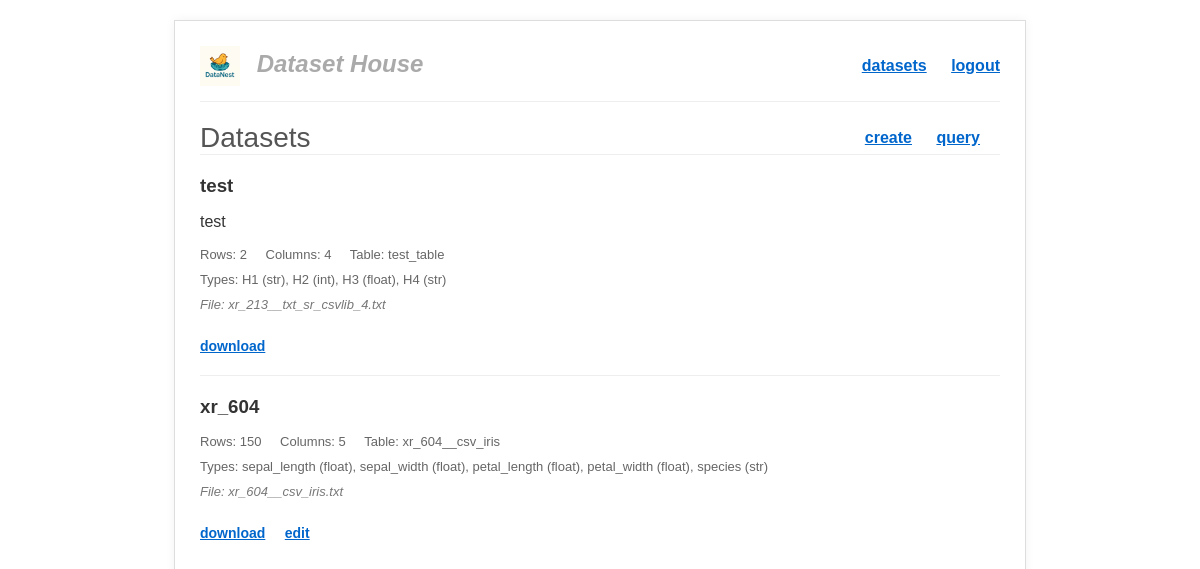
/ (signed in), run on an earlier commit of the app's database.
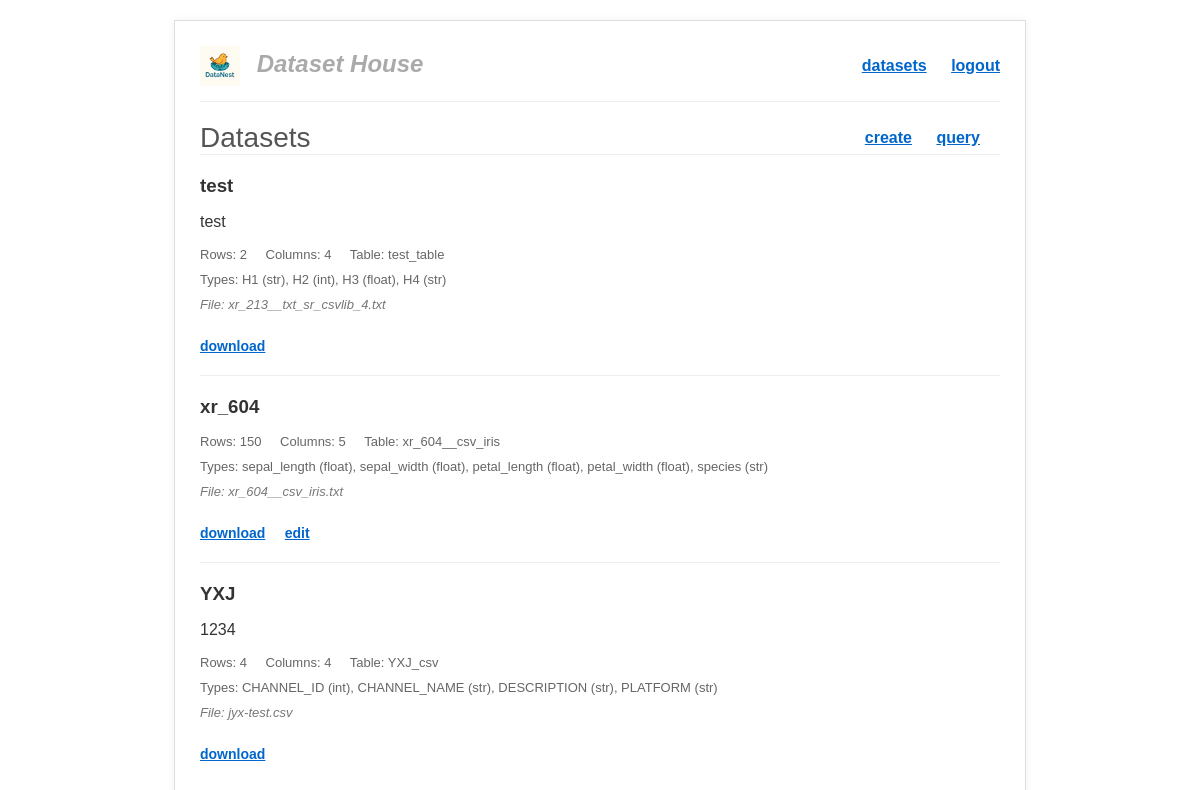
And on a later commit of the database.
### models.py (models this page shows)
class DatasetMetadata(db.Model):
    id = db.Column(db.Integer, primary_key=True)
    name = db.Column(db.String(150), nullable=False)
    description = db.Column(db.Text)
    file_path = db.Column(db.String(200))
    table_name = db.Column(db.String(100), unique=True, nullable=False)
    original_filename = db.Column(db.String(200))
    row_count = db.Column(db.Integer)
    column_count = db.Column(db.Integer)
    column_types = db.Column(db.Text)
    created_at = db.Column(db.DateTime, default=datetime.utcnow)
    user_id = db.Column(db.Integer, db.ForeignKey('user.id'), nullable=False)
    @property #可以让一个函数以属性的形式被访问，如DatasetMetadata.owner_id 不需要加()
    def owner_id(self):
        return self.user_id

### routes/dataset.py (the view)
@dataset_bp.route('/')
@login_required # 只有登录用户才能看
def dashboard():
    all_datasets = DatasetMetadata.query.all()
    return render_template('datasets.html', datasets=all_datasets)

### templates/datasets.html (shortened to what this page needs)
<!DOCTYPE html>
<html lang="en">
<head>
    <link rel="stylesheet" href="{{ url_for('static', filename='css/style.css') }}">
</head>
<body>
    <header>
        <div class="logo" title="Group 06">
            <img src="{{ url_for('static', filename='logo.png') }}" alt="Logo" style="height: 40px; vertical-align: middle; margin-right: 10px;">
            Dataset House
        </div>
        <nav>
            <a href="{{ url_for('dataset.dashboard') }}">datasets</a>
            <a href="{{ url_for('auth.logout') }}">logout</a>
        </nav>
    </header>
<div class="page-title-actions">
        <h2>Datasets</h2>
        <div class="actions">
            <a href="{{ url_for('dataset.create') }}">create</a>
            <a href="{{ url_for('query.sql_query') }}">query</a>
        </div>
    </div>
    <div class="dataset-list">
        {% for dataset in datasets %}
        <div class="dataset-item">
            <h3 class="dataset-title">{{ dataset.name }}</h3>
            <p>{{ dataset.description }}</p>
            <div class="dataset-meta">
                <span>Rows: {{ dataset.row_count }}</span>
                <span>Columns: {{ dataset.column_count }}</span>
                <span>Table: {{ dataset.table_name }}</span>
            </div>
            <div class="dataset-meta">
                <span>Types: {{ dataset.column_types }}</span>
            </div>
            <div class="dataset-subtext">
                File: {{ dataset.original_filename }}
            </div>
            <div class="actions item-actions">
                <a href="{{ url_for('dataset.download', dataset_id=dataset.id) }}">download</a>
                {% if session.get('_user_id')|int == dataset.owner_id %}
                    <a href="{{ url_for('dataset.edit', dataset_id=dataset.id) }}">edit</a>
                {% endif %}
            </div>
        </div>
        {% else %}
            <p>No datasets found. Create one!</p>
        {% endfor %}
    </div>
</body>
</html>

### static/css/style.css (style rules this page uses)
body { font-family: Arial, sans-serif; color: #333; max-width: 800px; margin: 20px auto; padding: 25px; border: 1px solid #ddd; box-shadow: 0 0 10px rgba(0,0,0,0.05); }
header { display: flex; justify-content: space-between; align-items: center; border-bottom: 1px solid #eee; padding-bottom: 15px; margin-bottom: 20px; }
.logo { font-size: 24px; font-weight: bold; color: #aaa; font-style: italic; text-decoration: none; }
nav a { margin-left: 20px; text-decoration: underline; color: #0066cc; font-weight: bold; font-size: 16px; }
h2 { font-weight: normal; font-size: 28px; margin-top: 0; color: #555; border-bottom: 1px solid #eee; padding-bottom: 10px; }
.page-title-actions { display: flex; justify-content: space-between; align-items: center; border-bottom: 1px solid #eee; margin-bottom: 20px; }
.page-title-actions h2 { border-bottom: none; margin-bottom: 0; padding-bottom: 0; }
.page-title-actions .actions { margin-top: 0; }
.actions { margin-top: 25px; }
.actions a { margin-right: 20px; text-decoration: underline; color: #0066cc; font-weight: bold; font-size: 16px; }
.item-actions a { font-size: 14px; margin-right: 15px; }
.dataset-list { margin-top: 20px; }
.dataset-item { border-bottom: 1px solid #eee; padding-bottom: 20px; margin-bottom: 20px; }
.dataset-item:last-child { border-bottom: none; }
h3.dataset-title { margin-top: 0; margin-bottom: 5px; }
.dataset-meta { font-size: 13px; color: #666; margin-bottom: 10px; }
.dataset-meta span { margin-right: 15px; }
.dataset-subtext { font-size: 13px; color: #777; font-style: italic; margin-bottom: 10px; }

What changed in the data, as far as the page shows it:
added DatasetMetadata: name "YXJ", description "1234", row_count "4", column_count "4", table_name "YXJ_csv", column_types "CHANNEL_ID (int), CHANNEL_NAME (str), DESCRIPTION (str), PLATFORM (str)", original_filename "jyx-test.csv"
